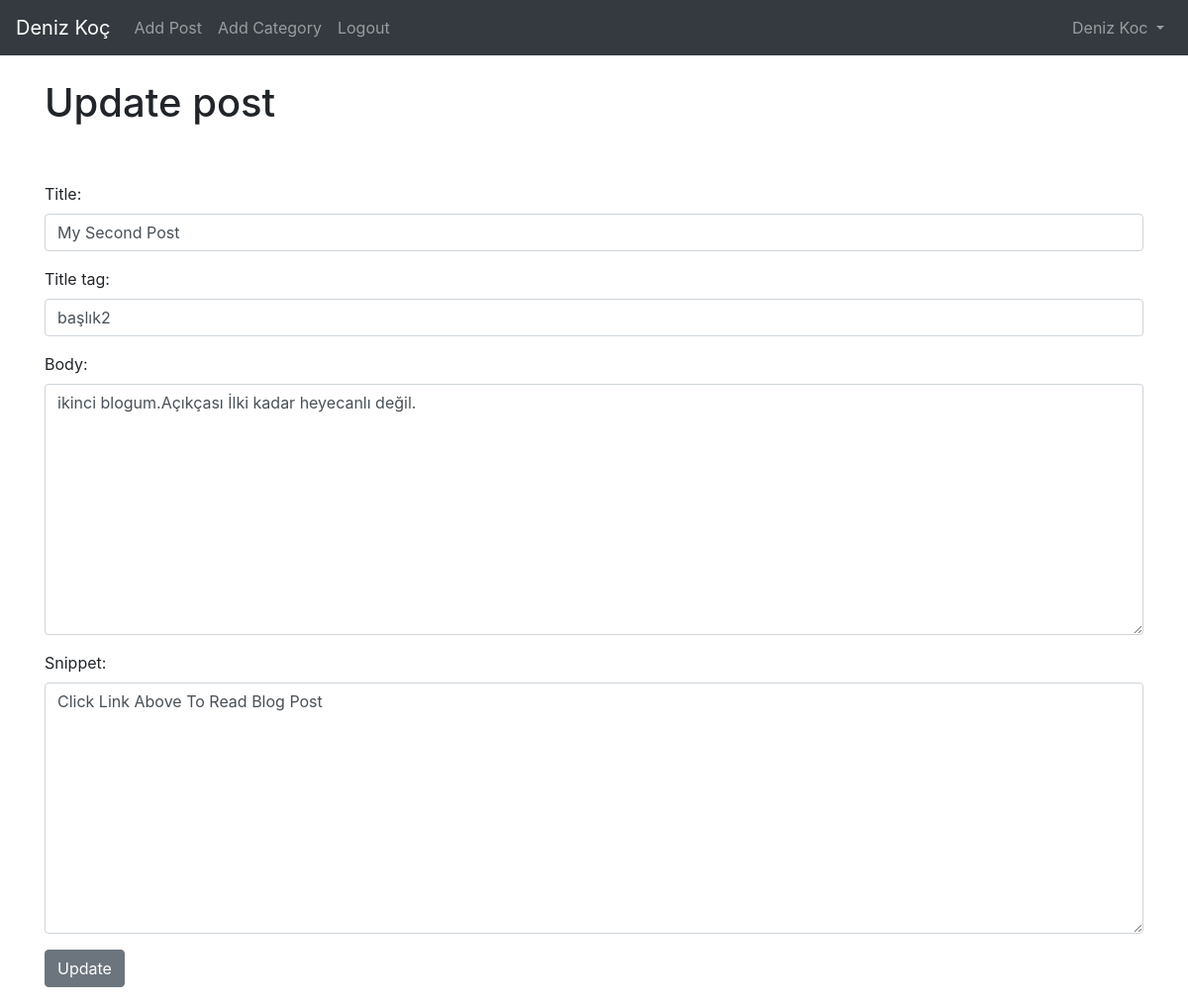
Page /article/edit/2 (signed in) on the committed database.
### theblog/models.py (models this page shows, shortened)
class Post(models.Model):
    title = models.CharField(max_length=255)
    header_image = models.ImageField(null=True, blank=True, upload_to = "images/")
    title_tag = models.CharField(max_length=255)
    author = models.ForeignKey(User,on_delete=models.CASCADE)
    body = RichTextField(blank=True , null=True)
    post_date = models.DateField(auto_now_add=True)
    category = models.CharField(max_length=255, default='coding')
    snippet = models.CharField(max_length=255)
    likes = models.ManyToManyField(User, related_name='blog_posts')

### theblog/views.py (the view)
# urls.py: path('article/edit/<int:pk>', UpdatePostView.as_view(), name='update_post'),
class UpdatePostView(UpdateView):
    model = Post
    form_class = EditForm
    template_name = 'update_post.html'

### theblog/forms.py
class EditForm(forms.ModelForm):
    class Meta:
        model = Post
        fields = ('title','title_tag','body','snippet')
        widgets = {
            'title': forms.TextInput(attrs={'class':'form-control','placeholder': 'Başlık yazınız'}),
            'title_tag': forms.TextInput(attrs={'class':'form-control'}),
            'author': forms.Select(attrs={'class':'form-control'}),
            'body': forms.Textarea(attrs={'class':'form-control','placeholder': 'Ne düşünüyorsun?'}),
            'snippet': forms.Textarea(attrs={'class': 'form-control'})
        }

### theblog/templates/update_post.html (shortened to what this page needs)
{% extends 'base.html'%}
{% block content %}
{% if user.is_authenticated %}
   {% if user.id == post.author.id %}
      <h1> Update post </h1>
      <br/><br/>
      <div class="form-group">
        <form method="POST">
           {{ form.as_p }}
          <button class="btn btn-secondary">Update</button>
       </div>
       {% else %}
          You're not allowed here (and you know it!)
          {% endif %}
{% else %}
You're not allowed here (and you know it!)
{% endif %}
{% endblock %}

### theblog/templates/base.html (shortened to what this page needs)
<!DOCTYPE html>
<html >
  <head>
    <link rel="stylesheet" href="https://stackpath.bootstrapcdn.com/bootstrap/4.5.2/css/bootstrap.min.css">
  </head>
  <body>
   <nav class="navbar navbar-expand-lg navbar-dark bg-dark">
   <a class="navbar-brand" href={% url 'home'%}>Deniz Koç</a>
  <div class="collapse navbar-collapse" id="navbarSupportedContent">
  <ul class="navbar-nav mr-auto">
      {% if user.is_authenticated %}
        <li class="nav-item">
          <a class="nav-link"  href="{% url 'add_post'%}">Add Post</a>
          </li>
          <li class="nav-item">
          <a class="nav-link"  href="{% url 'add_category' %}">Add Category</a>
         </li>
     <li class="nav-item">
           <a class="nav-link"  href="{% url 'logout' %}">Logout</a>
            </li>
    {% endif %}
 </ul>
{% if user.is_authenticated %}
 {% if user.profile.id %}
   <ul class="navbar-nav ml-auto">
    <li class="nav-item dropdown">
        <a class="nav-link dropdown-toggle" href="#" id="navbarDropdown" role="button" data-toggle="dropdown" aria-haspopup="true" aria-expanded="false">
          {{ user.first_name }}
          {{ user.last_name}}
        </a>
  </li>
  </ul>
 {% endif %}
{% endif %}
 </div>
 </nav>
 <br/>
 <div class="container">
 {% block content %}
{% endblock %}
    </div>
  </body>
</html>

### rows in the picture
Post: title "My Second Post", title_tag "başlık2", body "ikinci blogum.Açıkçası İlki kadar heyecanlı değil.", snippet "Click Link Above To Read Blog Post"

### other values in the picture
{{ user.first_name }} "Deniz"
{{ user.last_name }} "Koc"
